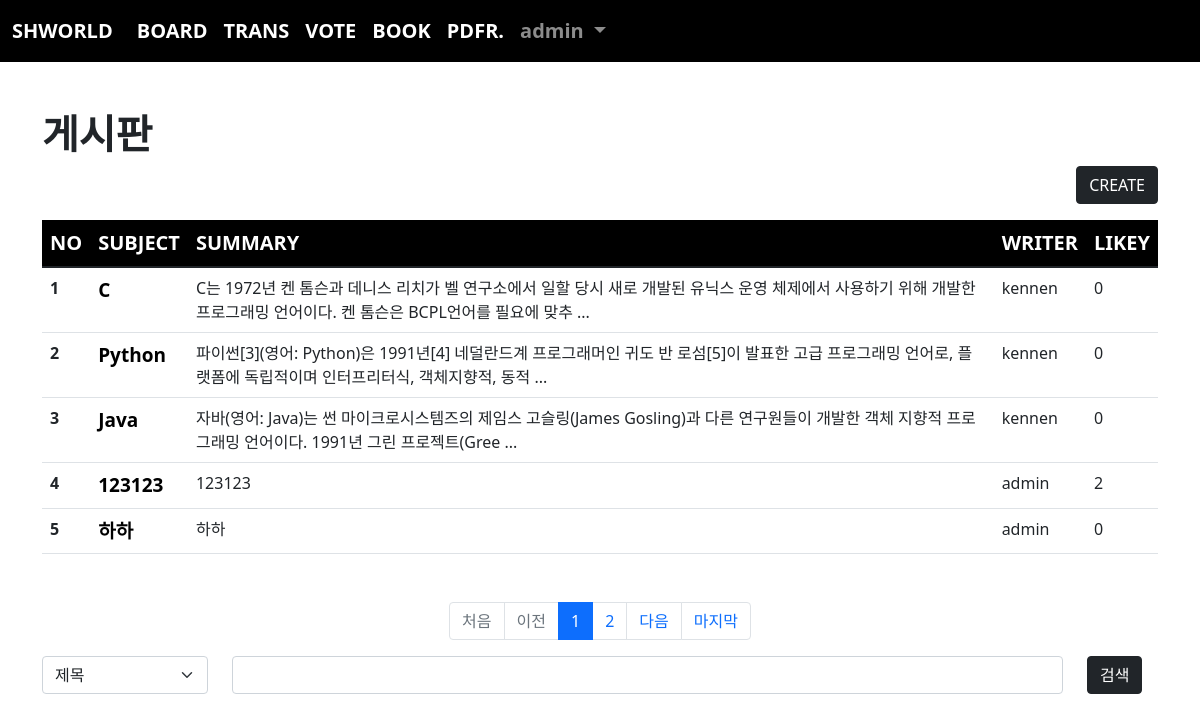
Page /board/index/ (signed in) on the committed database.
### acc/models.py (models this page shows, shortened)
class User(AbstractUser):
    comment = models.TextField() # 자기소개
    point = models.IntegerField(default=0)
    pic = models.ImageField(upload_to="user/%y/%m")

### board/models.py (models this page shows, shortened)
class Board(models.Model):
    subject = models.CharField(max_length=100)
    writer = models.ForeignKey(User, on_delete=models.CASCADE, related_name="writer")
    content = models.TextField()
    likey = models.ManyToManyField(User, blank=True, related_name="likey")
    pubdate = models.DateTimeField()
    def summary(self):
        if len(self.content) > 100:
            return f"{self.content[:100]} ..."
        return self.content
    def hot(self):
        if len(self.likey.all()) > 100:
            return True
        return False

### board/views.py (the view)
# urls.py: path('index/', views.index, name="index"),
def index(request):
    pg = request.GET.get("page", 1)
    cate = request.GET.get("cate", "")
    kw = request.GET.get("kw", "")
    if kw:
        if cate == "sub":
            b = Board.objects.filter(subject__startswith=kw)
        elif cate == "wri":
            from acc.models import User
            try:
                u = User.objects.get(username=kw)
                b = Board.objects.filter(writer=u)
            except:
                b = Board.objects.none()
        elif cate == "con":
            b = Board.objects.filter(content__contains=kw)
        else:
            b = Board.objects.none()
    else:
        b = Board.objects.all()
    pag = Paginator(b, 5)
    obj = pag.get_page(pg)
    context = {
        "bset":obj,
        "kw":kw,
        "cate":cate
    }
    return render(request, "board/index.html", context)

### templates/board/index.html (shortened to what this page needs)
{% extends 'base.html' %}
{% block con %}
{% load mathfilters %}
    <div class="container mt-5 mb-5">
        <h1><b>게시판</b></h1>
        <div class="text-end">
            <a href="{% url 'board:create' %}" class="btn btn-dark">CREATE</a>
        </div>
        <table class="table mt-3 table-hover">
            <thead style="background-color: black; color:white; font-size: 20px;">
                <tr>
                    <th scope="col">NO</th>
                    <th scope="col">SUBJECT</th>
                    <th scope="col">SUMMARY</th>
                    <th scope="col">WRITER</th>
                    <th scope="col">LIKEY</th>
                </tr>
            </thead>
            <tbody>
                {% if bset %}
                    {% for i in bset %}
                        <tr {% if i.hot %} style="background-color: antiquewhite;" {% endif %}>
                            <th scope="row">{{ bset.start_index|add:forloop.counter0 }}</th>
                            <td><a class="sub" href="{% url 'board:detail' i.id %}">{{ i.subject }}</a></td>
                            <td>{{ i.summary }}</td>
                            <td>{{ i.writer }}</td>
                            <td>{{ i.likey.all.count }}</td>
                        </tr>
                    {% endfor %}
                {% endif %}
            </tbody>
        </table>
        <nav id="pag" class="mt-5" aria-label="Page navigation example">
            <ul class="pagination justify-content-center">
                {% if bset.has_previous %}
                    <li class="page-item">
                        <a class="page-link" href="?page=1&cate={{cate}}&kw={{kw}}">처음</a>
                    </li>
                    <li class="page-item">
                        <a class="page-link" href="?page={{bset.previous_page_number}}&cate={{cate}}&kw={{kw}}">이전</a>
                    </li>
                {% else %}
                    <li class="page-item disabled">
                        <a class="page-link">처음</a>
                    </li>
                    <li class="page-item disabled">
                        <a class="page-link">이전</a>
                    </li>
                {% endif %}
                {% for i in bset.paginator.page_range %}
                    {% if i >= bset.number|sub:5 and bset.number|add:4 >= i %}
                        <li class="page-item {% if bset.number == i %}active{% endif %}">
                            <a class="page-link" href="?page={{i}}&cate={{cate}}&kw={{kw}}">{{i}}</a>
                        </li>
                    {% endif %}
                {% endfor %}
                {% if bset.has_next %}
                    <li class="page-item">
                        <a class="page-link" href="?page={{bset.next_page_number}}&cate={{cate}}&kw={{kw}}">다음</a>
                    </li>
                    <li class="page-item">
                        <a class="page-link" href="?page={{bset.paginator.num_pages}}&cate={{cate}}&kw={{kw}}">마지막</a>
                    </li>
                {% endif %}
            </ul>
        </nav>
        <form>
            <div class="row mt-3">
                <div class="col-lg-2">
                    <select name="cate" class="form-select" aria-label="Default select example">
                        <option value="sub" {% if cate == "sub" %} selected {% endif %}>제목</option>
                    </select>
                </div>
                <div class="col-lg-9">
                    <input type="text" name="kw" value="{{kw}}" class="form-control">
                </div>
                <div class="col-lg-1">
                    <button class="btn btn-dark">검색</button>
                </div>
            </div>
        </form>
    </div>
{% endblock %}

### templates/base.html (shortened to what this page needs)
<!doctype html>
<html lang="en">
    <head>
        <link href="https://cdn.jsdelivr.net/npm/bootstrap@5.1.3/dist/css/bootstrap.min.css" rel="stylesheet">
    </head>
    <body>
        {% if user.is_authenticated %}
        <nav class="navbar navbar-expand-lg navbar-dark" style="background-color: rgb(0, 0, 0); font-size: 20px; font-weight: bold;">
            <div class="container-fluid">
                <a class="navbar-brand" href="{% url 'acc:index' %}">SHWORLD</a>
                <div class="collapse navbar-collapse" id="navbarSupportedContent">
                    <ul class="navbar-nav me-auto mb-2 mb-lg-0">
                        <li class="nav-item">
                            <a class="nav-link active" aria-current="page" href="{% url 'board:index' %}">BOARD</a>
                        </li>
                        <li class="nav-item">
                            <a class="nav-link active" aria-current="page" href="{% url 'trans:index' %}">TRANS</a>
                        </li>
                        <li class="nav-item">
                            <a class="nav-link active" aria-current="page" href="{% url 'vote:index' %}">VOTE</a>
                        </li>
                        <li class="nav-item">
                            <a class="nav-link active" aria-current="page" href="{% url 'book:index' %}">BOOK</a>
                        </li>
                        <li class="nav-item">
                            <a class="nav-link active" aria-current="page" href="{% url 'pdfread:index' %}">PDFR.</a>
                        </li>
                        <li class="nav-item dropdown">
                            <a class="nav-link dropdown-toggle" href="#" id="navbarDropdown" role="button" data-bs-toggle="dropdown" aria-expanded="false">
                                {{ user }}
                            </a>
                        </li>
                    </ul>
                </div>
            </div>
        </nav>
        {% endif %}
        {% if user.is_authenticated %}
            {% block con %}{% endblock %}
        {% endif %}
    </body>
</html>

### templates/board/index.html (style rules this page uses)
.sub { color:black; text-decoration: none; font-weight: bold; font-size: 19px; }

### rows in the picture
User: username "admin"
Board: start_index|add "1", subject "C", summary "C는 1972년 켄 톰슨과 데니스 리치가 벨 연구소에서 일할 당시 새로 개발된 유닉스 운영 체제에서 사용하기 위해 개발한 프로그래밍 언어이다. 켄 톰슨은 BCPL언어를 필요에 맞추 ...", writer "kennen", likey.all.count "0"
Board: start_index|add "2", subject "Python", summary "파이썬[3](영어: Python)은 1991년[4] 네덜란드계 프로그래머인 귀도 반 로섬[5]이 발표한 고급 프로그래밍 언어로, 플랫폼에 독립적이며 인터프리터식, 객체지향적, 동적 ...", writer "kennen", likey.all.count "0"
Board: start_index|add "3", subject "Java", summary "자바(영어: Java)는 썬 마이크로시스템즈의 제임스 고슬링(James Gosling)과 다른 연구원들이 개발한 객체 지향적 프로그래밍 언어이다. 1991년 그린 프로젝트(Gree ...", writer "kennen", likey.all.count "0"
Board: start_index|add "4", subject "123123", summary "123123", writer "admin", likey.all.count "2"
Board: start_index|add "5", subject "하하", summary "하하", writer "admin", likey.all.count "0"

### other values in the picture
{{ i }} "1" "2"
